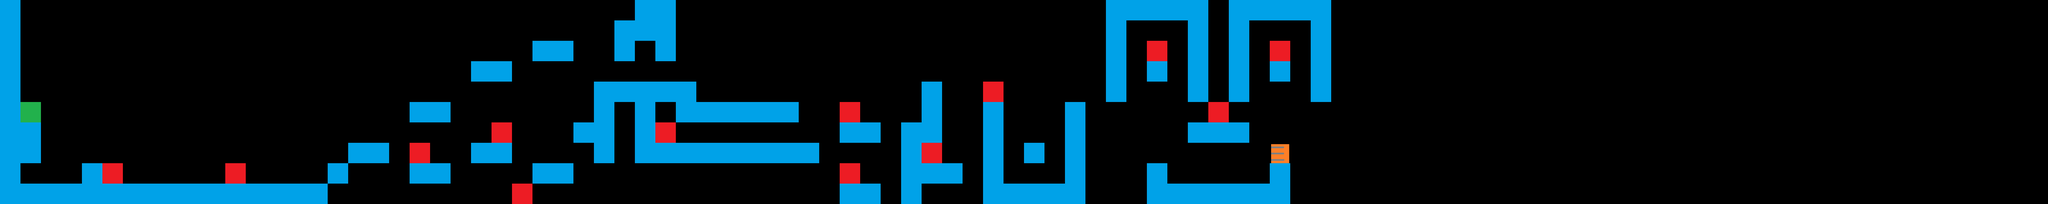

A level layout from a 2D game, rendered from its tile map. Below: a short description, then the map file with its tile-grid data intact:
An orthogonal 100x10 tile map with 60x60 px tiles, 1 tile layer (Слой тайлов 1).

<map version="1.4" tiledversion="1.4.3" orientation="orthogonal" renderorder="right-down" width="100" height="10" tilewidth="60" tileheight="60" infinite="0" nextlayerid="2" nextobjectid="1">
 <tileset firstgid="1" source="tile_mapa.tsx" />
 <layer id="1" name="Слой тайлов 1" width="100" height="10">
  <data encoding="csv">
3,0,0,0,0,0,0,0,0,0,0,0,0,0,0,0,0,0,0,0,0,0,0,0,0,0,0,0,0,0,0,3,3,0,0,0,0,0,0,0,0,0,0,0,0,0,0,0,0,0,0,0,0,0,3,3,3,3,3,0,3,3,3,3,3,0,0,0,0,0,0,0,0,0,0,0,0,0,0,0,0,0,0,0,0,0,0,0,0,0,0,0,0,0,0,0,0,0,0,0,
3,0,0,0,0,0,0,0,0,0,0,0,0,0,0,0,0,0,0,0,0,0,0,0,0,0,0,0,0,0,3,3,3,0,0,0,0,0,0,0,0,0,0,0,0,0,0,0,0,0,0,0,0,0,3,0,0,0,3,0,3,0,0,0,3,0,0,0,0,0,0,0,0,0,0,0,0,0,0,0,0,0,0,0,0,0,0,0,0,0,0,0,0,0,0,0,0,0,0,0,
3,0,0,0,0,0,0,0,0,0,0,0,0,0,0,0,0,0,0,0,0,0,0,0,0,0,3,3,0,0,3,0,3,0,0,0,0,0,0,0,0,0,0,0,0,0,0,0,0,0,0,0,0,0,3,0,4,0,3,0,3,0,4,0,3,0,0,0,0,0,0,0,0,0,0,0,0,0,0,0,0,0,0,0,0,0,0,0,0,0,0,0,0,0,0,0,0,0,0,0,
3,0,0,0,0,0,0,0,0,0,0,0,0,0,0,0,0,0,0,0,0,0,0,3,3,0,0,0,0,0,0,0,0,0,0,0,0,0,0,0,0,0,0,0,0,0,0,0,0,0,0,0,0,0,3,0,3,0,3,0,3,0,3,0,3,0,0,0,0,0,0,0,0,0,0,0,0,0,0,0,0,0,0,0,0,0,0,0,0,0,0,0,0,0,0,0,0,0,0,0,
3,0,0,0,0,0,0,0,0,0,0,0,0,0,0,0,0,0,0,0,0,0,0,0,0,0,0,0,0,3,3,3,3,3,0,0,0,0,0,0,0,0,0,0,0,3,0,0,4,0,0,0,0,0,3,0,0,0,3,0,3,0,0,0,3,0,0,0,0,0,0,0,0,0,0,0,0,0,0,0,0,0,0,0,0,0,0,0,0,0,0,0,0,0,0,0,0,0,0,0,
3,5,0,0,0,0,0,0,0,0,0,0,0,0,0,0,0,0,0,0,3,3,0,0,0,0,0,0,0,3,0,3,0,3,3,3,3,3,3,0,0,4,0,0,0,3,0,0,3,0,0,0,3,0,0,0,0,0,0,4,0,0,0,0,0,0,0,0,0,0,0,0,0,0,0,0,0,0,0,0,0,0,0,0,0,0,0,0,0,0,0,0,0,0,0,0,0,0,0,0,
3,3,0,0,0,0,0,0,0,0,0,0,0,0,0,0,0,0,0,0,0,0,0,0,4,0,0,0,3,3,0,3,4,0,0,0,0,0,0,0,0,3,3,0,3,3,0,0,3,0,0,0,3,0,0,0,0,0,3,3,3,0,0,0,0,0,0,0,0,0,0,0,0,0,0,0,0,0,0,0,0,0,0,0,0,0,0,0,0,0,0,0,0,0,0,0,0,0,0,0,
3,3,0,0,0,0,0,0,0,0,0,0,0,0,0,0,0,3,3,0,4,0,0,3,3,0,0,0,0,3,0,3,3,3,3,3,3,3,3,3,0,0,0,0,3,4,0,0,3,0,3,0,3,0,0,0,0,0,0,0,0,0,6,0,0,0,0,0,0,0,0,0,0,0,0,0,0,0,0,0,0,0,0,0,0,0,0,0,0,0,0,0,0,0,0,0,0,0,0,0,
3,0,0,0,3,4,0,0,0,0,0,4,0,0,0,0,3,0,0,0,3,3,0,0,0,0,3,3,0,0,0,0,0,0,0,0,0,0,0,0,0,4,0,0,3,3,3,0,3,0,0,0,3,0,0,0,3,0,0,0,0,0,3,0,0,0,0,0,0,0,0,0,0,0,0,0,0,0,0,0,0,0,0,0,0,0,0,0,0,0,0,0,0,0,0,0,0,0,0,0,
3,3,3,3,3,3,3,3,3,3,3,3,3,3,3,3,0,0,0,0,0,0,0,0,0,4,0,0,0,0,0,0,0,0,0,0,0,0,0,0,0,3,3,0,3,0,0,0,3,3,3,3,3,0,0,0,3,3,3,3,3,3,3,0,0,0,0,0,0,0,0,0,0,0,0,0,0,0,0,0,0,0,0,0,0,0,0,0,0,0,0,0,0,0,0,0,0,0,0,0
</data>
 </layer>
</map>
